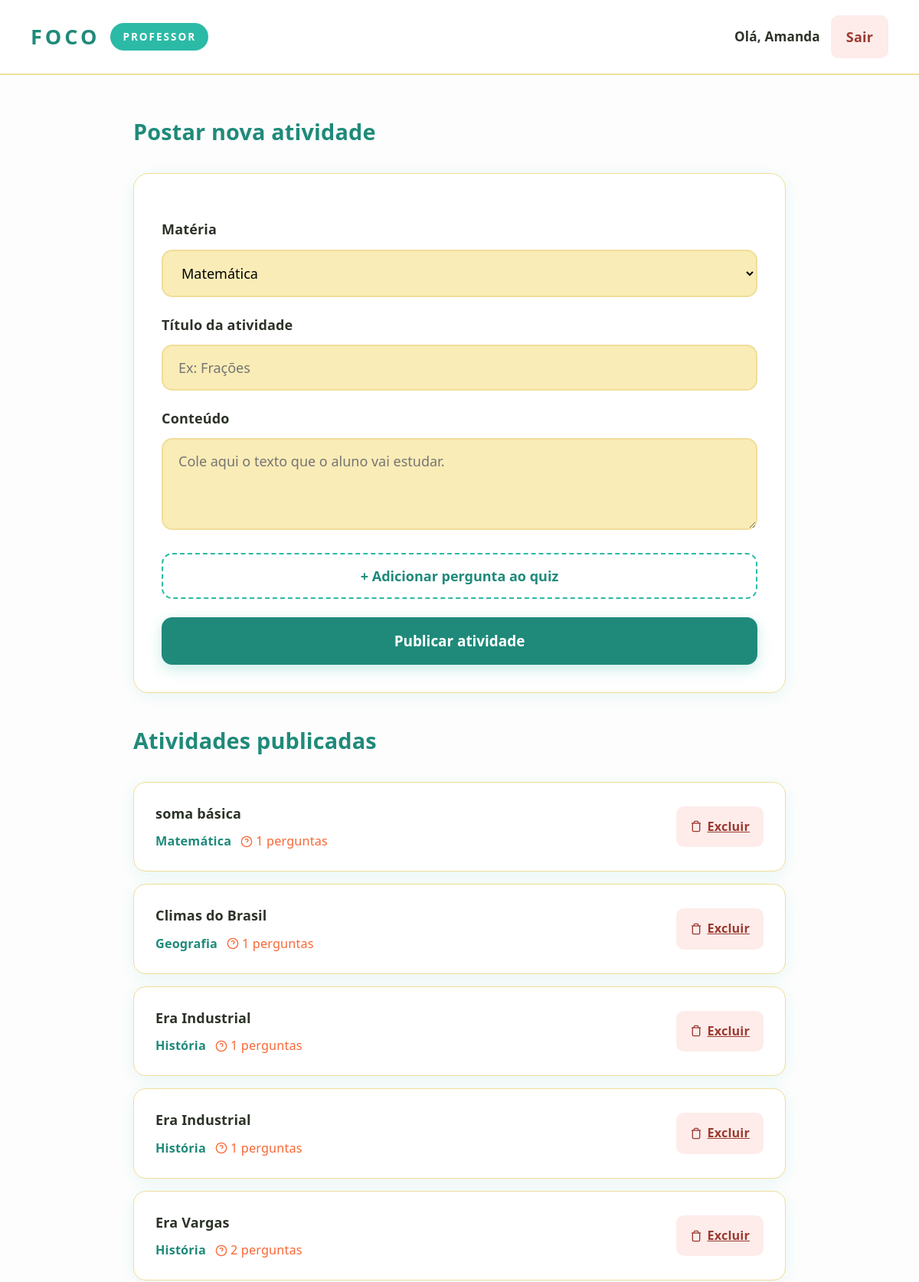
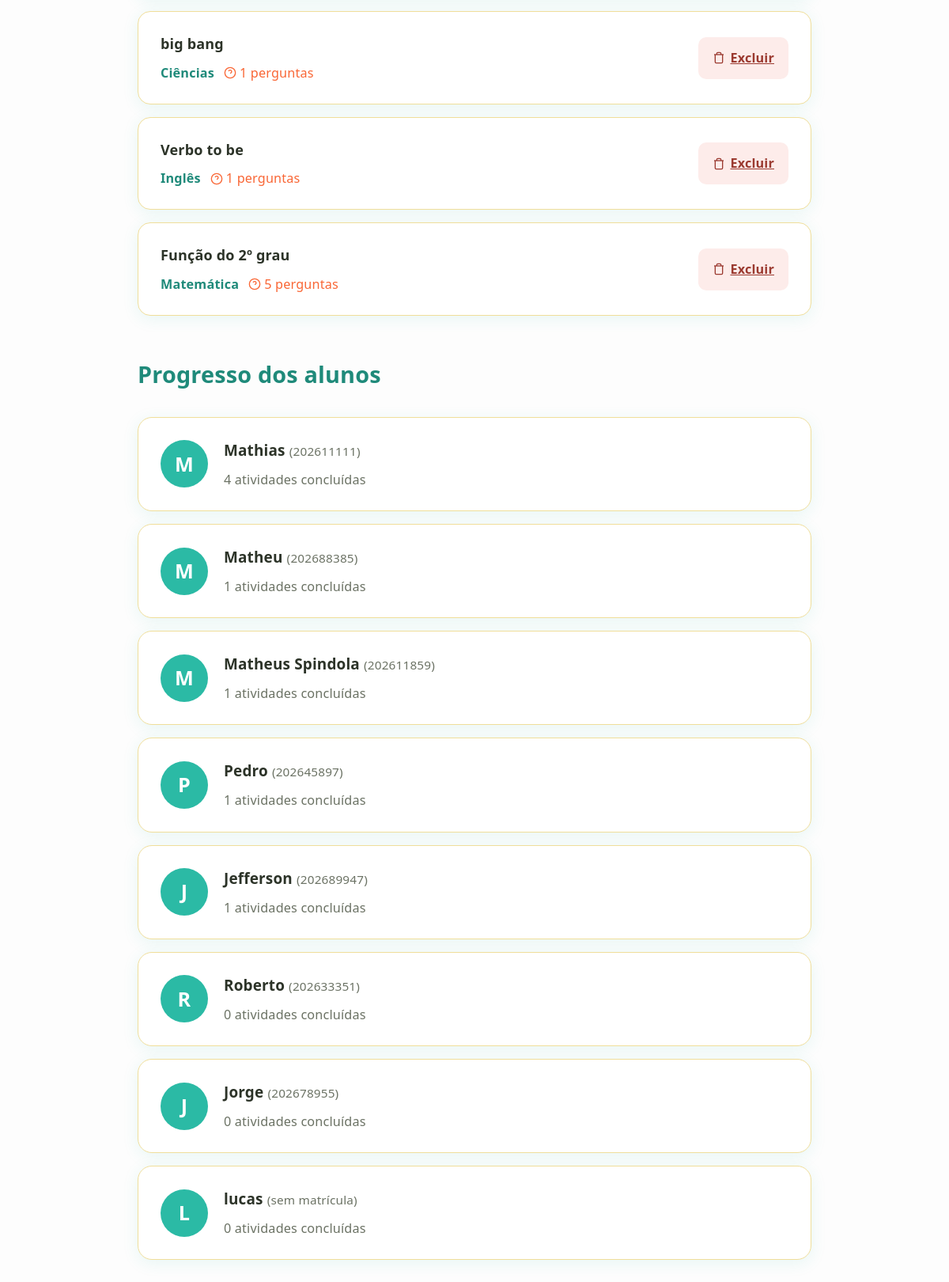
Page /index.php (signed in) on the committed database (2 pictures, top to bottom).
### tables this page shows
CREATE TABLE `atividades` (
  `id` int(11) NOT NULL,
  `professor_id` int(11) NOT NULL,
  `materia` varchar(50) NOT NULL,
  `titulo` varchar(150) NOT NULL,
  `conteudo` text NOT NULL,
  `criado_em` timestamp NOT NULL DEFAULT current_timestamp()
);

### index.php (the view, shortened to what this page needs)
<?php
require "conexao.php";
$atividades = []; $alunos = []; $concluidas = []; $total_geral = 0;
if (isset($_SESSION['usuario'])) {
    if ($_SESSION['usuario']['tipo'] === 'prof') {
        $res = $conn->query("SELECT * FROM atividades ORDER BY id DESC");
        while ($row = $res->fetch_assoc()) {
            $stmt = $conn->prepare("SELECT * FROM perguntas WHERE atividade_id = ?"); $stmt->bind_param("i", $row['id']); $stmt->execute(); $res_p = $stmt->get_result();
            $row['perguntas'] = [];
            while ($p = $res_p->fetch_assoc()) { $p['opcoes_array'] = json_decode($p['alternativas'], true); $row['perguntas'][] = $p; }
            $atividades[] = $row;
        }
        $res = $conn->query("SELECT a.nome, a.matricula, COUNT(p.id) AS feitas FROM alunos a LEFT JOIN progresso p ON a.id = p.aluno_id GROUP BY a.id ORDER BY feitas DESC");
        while ($row = $res->fetch_assoc()) $alunos[] = $row;
    }
}
?>
<!DOCTYPE html>
<html lang="pt-BR">
<head>
<link rel="stylesheet" href="estilo.css">
</head>
<body>
<?php if (isset($_SESSION['usuario']) && $_SESSION['usuario']['tipo'] === 'prof'): ?>
<header>
  <div class="logo-mini"><h1>FOCO</h1><span class="badge">PROFESSOR</span></div>
  <div class="acoes">
    <span class="nome-user">Olá, <?= htmlspecialchars($_SESSION['usuario']['nome']) ?></span>
    <a href="?sair=1" style="background:#FDECEA; padding:12px 20px; border-radius:10px; color:#9B3A30; text-decoration:none; font-weight:600;">Sair</a>
  </div>
</header>
<div class="container">
  <h2>Postar nova atividade</h2>
  <div class="form-box">
    <form method="POST" id="form-atividade">
      <label>Matéria</label>
      <select name="materia">
        <option>Matemática</option><option>Português</option><option>História</option>
      </select>
      <label>Título da atividade</label>
      <input name="titulo" required placeholder="Ex: Frações">
      <label>Conteúdo</label>
      <textarea name="conteudo" required placeholder="Cole aqui o texto que o aluno vai estudar."></textarea>
      <button type="button" class="btn-add" onclick="adicionarPergunta()">+ Adicionar pergunta ao quiz</button>
      <button type="submit" class="btn-principal" style="margin-top:24px;">Publicar atividade</button>
    </form>
  </div>
  <h2>Atividades publicadas</h2>
  <?php if(empty($atividades)): ?><p>Nenhuma atividade publicada ainda.</p><?php else: ?>
    <?php foreach ($atividades as $a): ?>
      <div class="ativ-prof">
        <div>
          <strong><?= htmlspecialchars($a['titulo']) ?></strong>
          <div class="meta">
            <span style="display:flex; align-items:center; gap:4px; color:var(--verde-escuro); font-weight:600;">
              <?= htmlspecialchars($a['materia']) ?>
            </span>
            <span style="display:flex; align-items:center; gap:4px; color:var(--vermelho);">
              <svg width="16" height="16" viewBox="0 0 24 24" fill="none" stroke="currentColor" stroke-width="2"><circle cx="12" cy="12" r="10"/><path d="M9.09 9a3 3 0 0 1 5.83 1c0 2-3 3-3 3"/><line x1="12" y1="17" x2="12.01" y2="17"/></svg>
              <?= count($a['perguntas']) ?> perguntas
            </span>
          </div>
        </div>
        <a href="?excluir_ativ=<?= $a['id'] ?>" onclick="return confirm('Excluir esta atividade?')" class="btn-excluir">
          <svg width="16" height="16" viewBox="0 0 24 24" fill="none" stroke="currentColor" stroke-width="2"><polyline points="3 6 5 6 21 6"></polyline><path d="M19 6v14a2 2 0 0 1-2 2H7a2 2 0 0 1-2-2V6m3 0V4a2 2 0 0 1 2-2h4a2 2 0 0 1 2 2v2"></path></svg>
          Excluir
        </a>
      </div>
    <?php endforeach; ?>
  <?php endif; ?>
  <h2 style="margin-top:48px;">Progresso dos alunos</h2>
  <?php if(empty($alunos)): ?><p>Nenhum aluno acessou o site ainda.</p><?php else: ?>
    <?php foreach ($alunos as $al): ?>
      <div class="aluno-card">
        <div class="aluno-avatar"><?= strtoupper(substr($al['nome'], 0, 1)) ?></div>
        <div class="aluno-info">
          <h5><?= htmlspecialchars($al['nome']) ?> <span style="font-weight:400; color:var(--cinza); font-size:0.85rem;">(<?= htmlspecialchars($al['matricula'] ?? 'sem matrícula') ?>)</span></h5>
          <div class="stats"><?= $al['feitas'] ?> atividades concluídas</div>
        </div>
      </div>
    <?php endforeach; ?>
  <?php endif; ?>
</div>
<?php endif; ?>
</body>
</html>

### estilo.css (style rules this page uses)
* { margin:0; padding:0; box-sizing:border-box; font-family:'Segoe UI', system-ui, sans-serif; }
:root { --verde:#2BBAA5; --verde-escuro:#1f8a7a; --verde-claro:#93D3AE; --creme:#FAECB6; --creme-escuro:#f0de9a; --texto:#2C3328; --cinza:#6B7264; --laranja:#F9A822; --vermelho:#F96635; --card-shadow: 0 4px 20px rgba(43, 186, 165, 0.1); }
html { font-size: 18px; }
body { background: #fdfdfd; color: var(--texto); line-height: 1.8; min-height: 100vh; transition: 0.3s; letter-spacing: 0.01em; }
.btn-principal { width:100%; background:var(--verde-escuro); color:white; border:none; padding:18px; border-radius:14px; font-size:1.05rem; font-weight:700; cursor:pointer; transition:0.25s; margin-top:8px; box-shadow:0 6px 18px rgba(43, 186, 165, 0.25); }
header { background:#FFFFFF; padding:20px 40px; display:flex; justify-content:space-between; align-items:center; border-bottom:2px solid var(--creme-escuro); position:sticky; top:0; z-index:100; }
header .logo-mini { display:flex; align-items:center; gap:14px; }
header h1 { font-size:1.5rem; letter-spacing:4px; font-weight:800; color:var(--verde-escuro); }
header .badge { background:var(--verde); color:white; padding:6px 16px; border-radius:20px; font-size:0.75rem; font-weight:800; letter-spacing:2px; }
header .acoes { display:flex; align-items:center; gap:14px; flex-wrap:wrap; }
header .nome-user { color:var(--texto); font-weight:600; font-size:0.95rem; }
.container { max-width:900px; margin:auto; padding:48px 24px; }
h2 { color:var(--verde-escuro); margin-bottom:28px; font-size:1.6rem; font-weight:700; display:flex; align-items:center; gap:12px; }
.form-box { background:#FFFFFF; padding:36px; border-radius:20px; box-shadow:var(--card-shadow); margin-bottom:36px; border:1px solid var(--creme-escuro); }
.form-box label { display:block; margin-top:20px; font-weight:700; font-size:1rem; }
.form-box input, .form-box select, .form-box textarea { width:100%; padding:16px 20px; margin-top:10px; border:2px solid var(--creme-escuro); border-radius:14px; font-size:1rem; font-family:inherit; transition:0.2s; background:var(--creme); }
.form-box textarea { min-height:120px; resize:vertical; }
.btn-add { background:#FFF; border:2px dashed var(--verde); color:var(--verde-escuro); padding:16px; border-radius:14px; cursor:pointer; font-weight:700; width:100%; margin-top:20px; transition:0.25s; font-size:1rem; }
.ativ-prof { background:#FFF; padding:24px 28px; border-radius:16px; box-shadow:var(--card-shadow); margin-bottom:16px; display:flex; justify-content:space-between; align-items:center; border:1px solid var(--creme-escuro); flex-wrap:wrap; gap:12px; }
.ativ-prof .meta { color:var(--cinza); font-size:0.9rem; margin-top:6px; display:flex; align-items:center; gap:12px; }
.btn-excluir { background:#FDECEA; color:#9B3A30; padding:12px 18px; border-radius:10px; font-weight:700; font-size:0.9rem; border:none; cursor:pointer; display:flex; align-items:center; gap:6px; }
.aluno-card { background:#FFF; padding:24px 28px; border-radius:18px; box-shadow:var(--card-shadow); margin-bottom:16px; display:flex; align-items:center; gap:20px; border:1px solid var(--creme-escuro); }
.aluno-avatar { width:60px; height:60px; border-radius:50%; background:var(--verde); display:flex; align-items:center; justify-content:center; color:white; font-weight:800; font-size:1.4rem; flex-shrink:0; }
.aluno-info h5 { color:var(--texto); font-size:1.05rem; margin-bottom:6px; }
.aluno-info .stats { color:var(--cinza); font-size:0.9rem; }

### rows in the picture
atividades: titulo "soma básica", materia "Matemática", count($a['perguntas']) "1"
atividades: titulo "Climas do Brasil", materia "Geografia", count($a['perguntas']) "1"
atividades: titulo "Era Industrial", materia "História", count($a['perguntas']) "1"
atividades: titulo "Era Industrial", materia "História", count($a['perguntas']) "1"
atividades: titulo "Era Vargas", materia "História", count($a['perguntas']) "2"
atividades: titulo "big bang", materia "Ciências", count($a['perguntas']) "1"
atividades: titulo "Verbo to be", materia "Inglês", count($a['perguntas']) "1"
atividades: titulo "Função do 2º grau", materia "Matemática", count($a['perguntas']) "5"

### other values in the picture
$_SESSION['usuario']['nome'] "Amanda"
substr($al['nome'], 0, 1) "M"
$al['nome'] "Mathias"
$al['matricula'] "202611111"
$al['feitas'] "4"
$al['nome'] "Matheu"
$al['matricula'] "202688385"
$al['feitas'] "1"
$al['nome'] "Matheus Spindola"
$al['matricula'] "202611859"
substr($al['nome'], 0, 1) "P"
$al['nome'] "Pedro"
$al['matricula'] "202645897"
substr($al['nome'], 0, 1) "J"
$al['nome'] "Jefferson"
